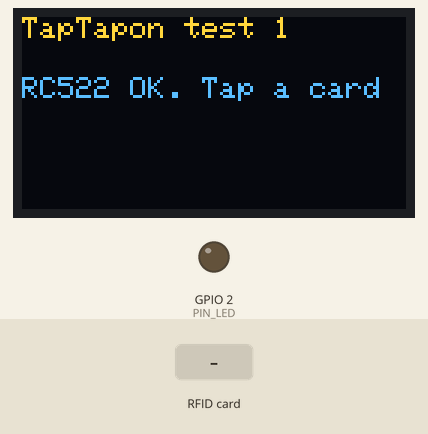
The sketch below on a simulated ESP32. Shown: 128×64 one-colour display, output pins drawn as LEDs (lit = HIGH). Dashed ring = blinking. The test bench sets the inputs (shaded band). The OLED is the two-colour kind (top 16 rows yellow); what the sketch prints to the serial monitor is not drawn.

Above: at 2.4 s.
2.5 s: RFID card 5E 7A 19 C4 held to the reader
At 2.84 s:
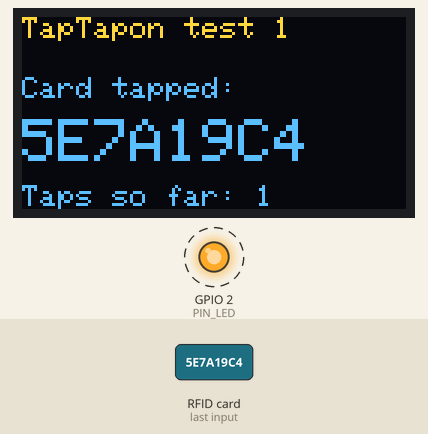
At 4.4 s:
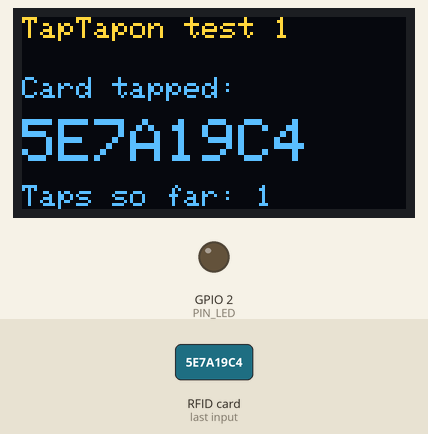
Timing chart, 0 to 5.9 s (numbered marks = the images above; inputs shaded):
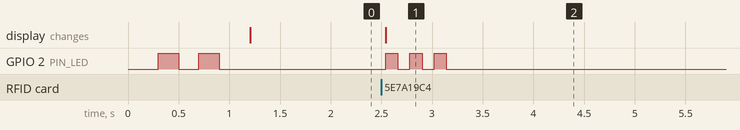

The sketch:

test_rfid_led.ino
```cpp
// TapTapon test 1: RFID reader + LED + OLED screen. No Wi-Fi needed.
// Same pins as the real bin (CLAUDE.md §2).
//
// What you should see:
//   Power on       -> LED blinks 2x; screen shows "RC522 OK, tap a card" (or "NOT FOUND")
//   RC522 missing  -> LED keeps blinking fast (check wiring / soldering / 3.3V)
//   Tap a card     -> UID shown on screen + Serial Monitor (115200), LED blinks 3x
// The OLED is optional: the test still runs without it (Serial Monitor shows everything).
//
// Wiring:
//   RC522: SDA->D5, SCK->D18, MOSI->D23, MISO->D19, RST->D15, 3.3V->3V3, GND->GND, IRQ->nothing
//   LED:   D2 -> 220 ohm -> LED LONG leg; LED SHORT leg -> GND
//   OLED:  VCC->3V3, GND->GND, SDA->D21, SCL->D22
// Libraries: MFRC522 (by GithubCommunity), Adafruit SSD1306 (say yes to Adafruit GFX)
#include <SPI.h>
#include <Wire.h>
#include <MFRC522.h>
#include <Adafruit_GFX.h>
#include <Adafruit_SSD1306.h>

const int PIN_LED = 2;                            // also the board's onboard blue LED
const int PIN_RC522_SS = 5, PIN_RC522_RST = 15;   // SPI: SCK 18, MOSI 23, MISO 19
const int PIN_OLED_SDA = 21, PIN_OLED_SCL = 22;

MFRC522 rfid(PIN_RC522_SS, PIN_RC522_RST);
Adafruit_SSD1306 oled(128, 64, &Wire, -1);
bool readerOk = false, screenOk = false;
int cardsSeen = 0;

void blink(int times, int ms) {
  for (int i = 0; i < times; i++) {
    digitalWrite(PIN_LED, HIGH); delay(ms);
    digitalWrite(PIN_LED, LOW);  delay(ms);
  }
}

// Shows a title line and up to two lines of detail; a no-op if the screen isn't connected.
void show(const String& line1, const String& line2 = "", const String& line3 = "") {
  if (!screenOk) return;
  oled.clearDisplay();
  oled.setTextColor(SSD1306_WHITE);
  oled.setTextSize(1);
  oled.setCursor(0, 0);
  oled.println("TapTapon test 1");
  oled.setCursor(0, 20);
  oled.println(line1);
  oled.setTextSize(2);          // the card number big enough to read at arm's length
  oled.setCursor(0, 34);
  oled.println(line2);
  oled.setTextSize(1);
  oled.setCursor(0, 56);
  oled.println(line3);
  oled.display();
}

void setup() {
  Serial.begin(115200);
  delay(300);
  pinMode(PIN_LED, OUTPUT);
  Serial.println("\nTest 1: RFID + LED + OLED");
  blink(2, 200);  // proves the LED works before anything else

  Wire.begin(PIN_OLED_SDA, PIN_OLED_SCL);
  screenOk = oled.begin(SSD1306_SWITCHCAPVCC, 0x3C);
  Serial.println(screenOk ? "OLED: OK" : "OLED: not found at 0x3C (check VCC 3V3, GND, SDA D21, SCL D22)");

  SPI.begin();
  rfid.PCD_Init();
  // The version register reads 0x00 or 0xFF when the reader isn't connected properly.
  byte version = rfid.PCD_ReadRegister(MFRC522::VersionReg);
  readerOk = version != 0x00 && version != 0xFF;
  Serial.printf("RC522 version: 0x%02X -> %s\n", version,
                readerOk ? "OK, tap a card" : "NOT FOUND: check wires, solder joints, 3.3V");
  if (readerOk) show("RC522 OK. Tap a card", "", "");
  else show("RC522 NOT FOUND", "check", "wires, solder, 3.3V");
}

void loop() {
  if (!readerOk) {        // fast blinking = reader problem, so you can tell without the screen
    blink(1, 80);
    return;
  }
  if (!rfid.PICC_IsNewCardPresent() || !rfid.PICC_ReadCardSerial()) return;

  String uid;
  for (byte i = 0; i < rfid.uid.size; i++) {
    if (rfid.uid.uidByte[i] < 0x10) uid += "0";
    uid += String(rfid.uid.uidByte[i], HEX);
  }
  uid.toUpperCase();
  rfid.PICC_HaltA();
  cardsSeen++;

  Serial.printf("Card tapped: %s\n", uid.c_str());  // the UID you register on the admin page
  show("Card tapped:", uid, "Taps so far: " + String(cardsSeen));
  blink(3, 120);
}
```

Measured:
- after the input at 2.5 s, GPIO 2 (PIN_LED): alternates HIGH for 0.12 s and LOW for 0.12 s, 6 changes in all, then stays LOW, starting at once; the display: changes at once (image 1)
